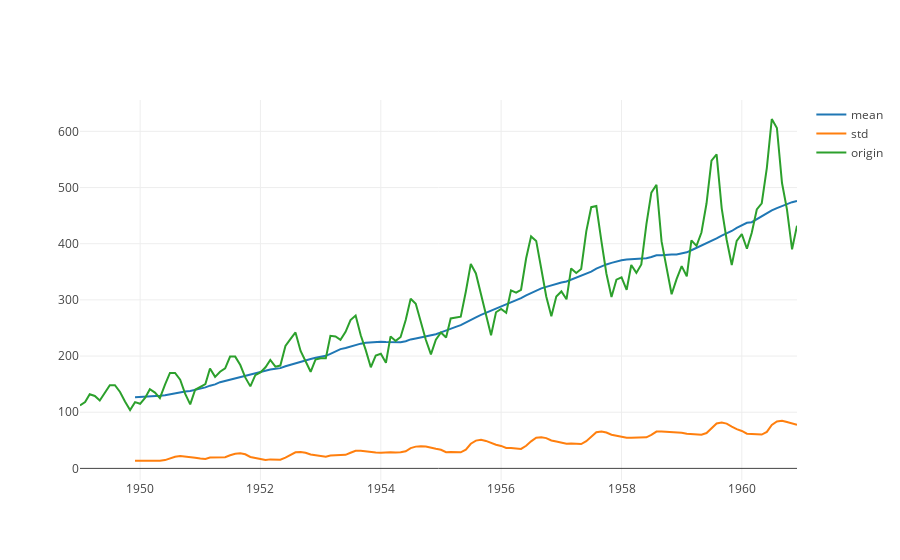

This figure's notebook cell:
### Code cell
from plotly import graph_objs as go

fig = go.Figure()
fig.add_trace(go.Scatter(
    x=pd.to_datetime(rollmean.index.values),
    y=rollmean['#Passengers'],
    name='mean',mode='lines'))

fig.add_trace(go.Scatter(
    x=pd.to_datetime(rollmean.index.values),
    y=rollstd['#Passengers'],
    name='std',mode='lines'))

fig.add_trace(go.Scatter(
    x=pd.to_datetime(df.index.values),
    y=df['#Passengers'],
    name='origin',mode='lines'))

fig.show()

### Figure 1 — Plotly figure (JSON) as saved in the notebook; plotly's stock layout.template omitted (floating-point values rounded to 4 significant figures; data arrays with more than 128 entries replaced by an {"elided": "..."} marker saying what was removed)
{"data": [{"mode": "lines", "name": "mean", "type": "scatter", "uid": "56e5a4ab-d9d3-4d38-b6f6-9adaf0136dbd", "x": {"elided": "144 str values"}, "y": {"elided": "144 float values"}}, {"mode": "lines", "name": "std", "type": "scatter", "uid": "863aadea-1500-4735-aa37-67d71b50e5bd", "x": {"elided": "144 str values"}, "y": {"elided": "144 float values"}}, {"mode": "lines", "name": "origin", "type": "scatter", "uid": "c8ce1427-ccac-490f-9aee-3dd3ad58f8cd", "x": {"elided": "144 str values"}, "y": {"elided": "144 int values"}}], "layout": {}}
